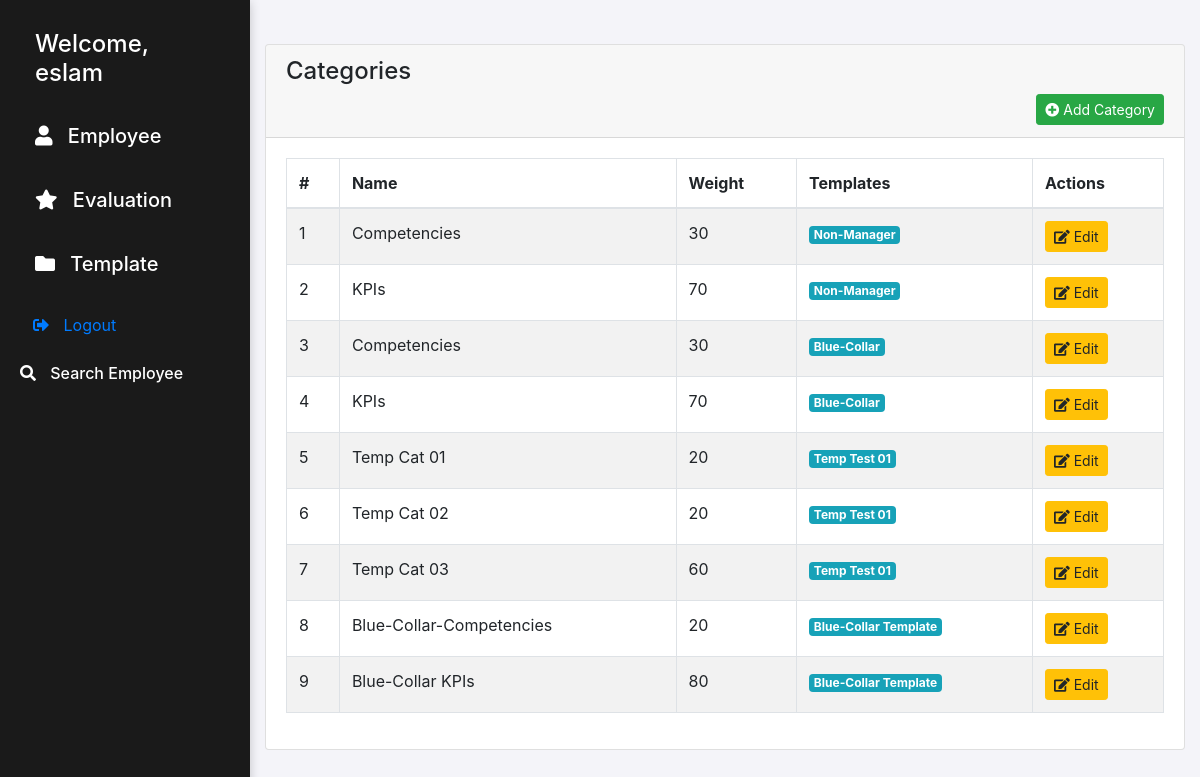
Page /categories/ (signed in) on the committed database.
### pms/models.py (models this page shows, shortened)
class Category(models.Model):
    name = models.CharField(max_length=100)
    weight = models.PositiveSmallIntegerField()
    template = models.ManyToManyField(Template)

class Template(models.Model):
    name = models.CharField(max_length=100)
    weight = models.PositiveSmallIntegerField()
    level = models.ForeignKey(Level, on_delete=models.CASCADE)

### pms/views.py (the view)
# urls.py: path('categories/', CategoryListView.as_view(), name='categories'),
class CategoryListView(ListView):
    model = Category
    template_name = 'pms/list_categories.html'
    context_object_name = 'categories'

### templates/pms/list_categories.html (shortened to what this page needs)
{% extends 'pms/base.html' %}
{% block body %}
{% if user.is_staff %}
<div class="container mt-4">
    <div class="card">
        <div class="card-header">
            <h4>Categories</h4>
            <a href="{% url 'add-category' %}" class="btn btn-success btn-sm float-right">
                <i class="fas fa-plus-circle"></i> Add Category
            </a>
        </div>
        <div class="card-body">
            {% if categories %}
                <table class="table table-striped table-bordered">
                    <thead>
                        <tr>
                            <th>#</th>
                            <th>Name</th>
                            <th>Weight</th>
                            <th>Templates</th>
                            <th>Actions</th>
                        </tr>
                    </thead>
                    <tbody>
                        {% for category in categories %}
                            <tr>
                                <td>{{ forloop.counter }}</td>
                                <td>{{ category.name }}</td>
                                <td>{{ category.weight }}</td>
                                <td>
                                    {% for template in category.template.all %}
                                        <span class="badge badge-info">{{ template.name }}</span>
                                    {% endfor %}
                                </td>
                                <td>
                                    <a href="{% url 'edit-category' category.id %}" class="btn btn-warning btn-sm">
                                        <i class="fas fa-edit"></i> Edit
                                    </a>
                                </td>
                            </tr>
                        {% endfor %}
                    </tbody>
                </table>
            {% else %}
                <div class="alert alert-info">No categories found.</div>
            {% endif %}
        </div>
    </div>
</div>
{% endif %}
{% endblock %}

### templates/pms/base.html (shortened to what this page needs)
<!DOCTYPE html>
<html lang="en">
<head>
    <link href="https://stackpath.bootstrapcdn.com/bootstrap/4.5.2/css/bootstrap.min.css" rel="stylesheet">
    <link rel="stylesheet" href="https://cdnjs.cloudflare.com/ajax/libs/font-awesome/5.15.3/css/all.min.css">
</head>
<body>
{% if request.path != '/login/' %}
<div class="sidebar">
    {% if user.is_authenticated %}
    <h4>Welcome, {{ user }}</h4>
    <div class="section">
        <h5 class="mt-3" data-toggle="collapse" data-target="#employee">
            <i class="fas fa-user icon"></i> Employee
        </h5>
    </div>
    <div class="section">
        <h5 class="mt-3" data-toggle="collapse" data-target="#evaluation">
            <i class="fas fa-star icon"></i> Evaluation
        </h5>
    </div>
    <div class="section">
        <h5 class="mt-3" data-toggle="collapse" data-target="#template">
            <i class="fas fa-folder icon"></i> Template
        </h5>
    </div>
    <div class="section mt-3">
        <form action="{% url 'logout' %}" method="post" class="d-inline">
            <button type="submit" class="sidebar-link btn btn-link">
                <i class="fas fa-sign-out-alt icon"></i> Logout
            </button>
        </form>
    </div>
    {% endif %}
    {% endif %}
<div class="section mt-3">
    <h6 class="mt-3" data-toggle="collapse" data-target="#search_employee">
        <i class="fas fa-search icon"></i> Search Employee
</div>
</div>
{% block body %}
{% endblock %}
</body>
</html>

### templates/pms/base.html (style rules this page uses)
body { background-color: #f4f4f9; margin-left: 250px; }
.sidebar { height: 100vh; padding: 20px; background-color: #1a1a1a; color: #ffffff; position: fixed; top: 0; left: 0; width: 250px; box-shadow: 0 2px 10px rgba(0, 0, 0, 0.2); transition: width 0.3s; }
.sidebar h4, .sidebar h5 { color: #ffffff; cursor: pointer; transition: background-color 0.3s, padding-left 0.3s ease-in-out; padding: 10px 15px; margin: 0; }
.icon { margin-right: 10px; }
.section { margin-bottom: 20px; }
.container { padding-top: 20px; }

### rows in the picture
Category: name "Competencies", weight "30"
Template: name "Non-Manager"
Category: name "KPIs", weight "70"
Category: name "Competencies", weight "30"
Template: name "Blue-Collar"
Category: name "KPIs", weight "70"
Category: name "Temp Cat 01", weight "20"
Template: name "Temp Test 01"
Category: name "Temp Cat 02", weight "20"
Category: name "Temp Cat 03", weight "60"
Category: name "Blue-Collar-Competencies", weight "20"
Template: name "Blue-Collar Template"
Category: name "Blue-Collar KPIs", weight "80"

### other values in the picture
{{ user }} "eslam"
